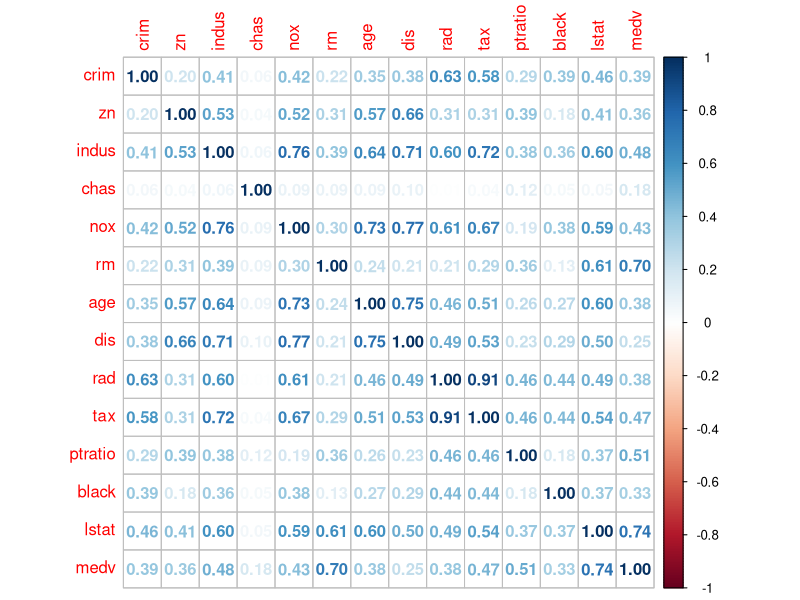

Generate this figure with R:
## the following is the set up needed for KNN.
rm(list = ls())
library(MASS)
library(class)
data(Boston)
library(corrplot)
housingdataset <- as.data.frame(Boston) # attach a label to the dataframe object

#Use correlation matrix to find the relationship among variables with target variable

M<-cor(housingdataset)
M_abs<-abs(M)
corrplot(M_abs, method="number")
#head(round(M_abs, 2),15)


Value <- ifelse(housingdataset$medv > median(housingdataset$medv),
                "High", "Low")
Value <- as.factor(Value)
summary(Value)

housingdataset <- data.frame(housingdataset, Value)
housingdataset$chas <- as.factor(housingdataset$chas)
summary(housingdataset)



for (iternum in (1:3)){
  print(paste("Shuffle number:", iternum))
  housingdataset <- housingdataset[sample(nrow(housingdataset)), ]
}

sz <- nrow(housingdataset) * 0.90
training_testing <- housingdataset[1:sz,]
holdout <- housingdataset[(sz):nrow(housingdataset),]


#The columns LSTAT, INDUS, RM, TAX, NOX, PTRAIO has a 
#correlation score above 0.45 with MEDV which is a good 
#indication of using as predictors. Lets plot these columns against MEDV.
trn <- cbind(training_testing$lstat,
             training_testing$rm,
             training_testing$ptratio,
             training_testing$tax,
             training_testing$indus,
             training_testing$nox)

tst <- cbind(holdout$lstat, holdout$rm, holdout$ptratio,
             holdout$tax, holdout$indus, holdout$nox)

cl <- training_testing$Value

preds <- knn(trn, tst, cl, k = 3)
preds5 <- knn(trn, tst, cl, k = 5)
tbl.results <- table(holdout$Value, preds)
tbl.results5<- table(holdout$Value, preds5)

print(tbl.results)

accuracy <- (round((tbl.results[1,1] +
             tbl.results[2,2])/sum(tbl.results), 4)*100)
accuracy5 <- (round((tbl.results5[1,1] +
             tbl.results5[2,2])/sum(tbl.results5), 4)*100)



print(paste("Accuracy on Holdout set with k=3 : ",
            round(accuracy, 6)))


print(paste("Accuracy on Holdout set with k=5 : ",
            round(accuracy5, 6)))


###############################################################



## k-fold CV  (5-folds)
# k=3
samplesize <- nrow(training_testing)
numfolds <- 5

quotient <- samplesize %/% numfolds
remainder <- samplesize %% numfolds 

vct.sizes <- rep(quotient, numfolds) 
if(remainder > 0){
  for(i in 1:remainder){
    vct.sizes[i] <- vct.sizes[i] + 1 
  }
}

print(paste("K:", numfolds, "n:", samplesize))
print(vct.sizes)

set.seed(99)
training_testing <- training_testing[sample(nrow(training_testing)), ]

## Using k-fold CV 
tv_dataset <- training_testing
accuracies <- numeric(numfolds)
accuracies_5 <- numeric(numfolds)

startval <- 1
for(kth in (1:numfolds)){
  endval <- vct.sizes[kth] + startval - 1

  trn <- cbind(tv_dataset[-(startval:endval), ]$lstat,
               tv_dataset[-(startval:endval), ]$rm,
               tv_dataset[-(startval:endval), ]$ptratio,
               tv_dataset[-(startval:endval), ]$tax,
               tv_dataset[-(startval:endval), ]$indus,
               tv_dataset[-(startval:endval), ]$nox)

  tst <- cbind(tv_dataset[startval:endval, ]$lstat,
               tv_dataset[startval:endval, ]$rm,
               tv_dataset[startval:endval, ]$ptratio,
               tv_dataset[startval:endval, ]$tax,
               tv_dataset[startval:endval, ]$indus,
               tv_dataset[startval:endval, ]$nox)

  cl <- tv_dataset[-(startval:endval), ]$Value

  preds <- knn(trn, tst, cl, k = 3)
  preds_5 <- knn(trn, tst, cl, k = 5)
  
  tbl.results <- table(tv_dataset[startval:endval, ]$Value, preds)
  tbl.results_5 <- table(tv_dataset[startval:endval, ]$Value, preds_5)


  #print(tbl.results)

  accuracy <- (round((tbl.results[1,1] + tbl.results[2,2])/sum(tbl.results), 4)*100)
  accuracy_5 <- (round((tbl.results_5[1,1] + tbl.results_5[2,2])/sum(tbl.results_5), 4)*100)
  
  accuracies[kth] <- accuracy
  accuracies_5[kth] <- accuracy_5

  startval <- endval + 1
}
print(paste0("Avg. CV accuracy with k=3 :  ",
             mean(accuracies)))
print(paste0("Avg. CV accuracy with k=5 : ",
             mean(accuracies_5)))


